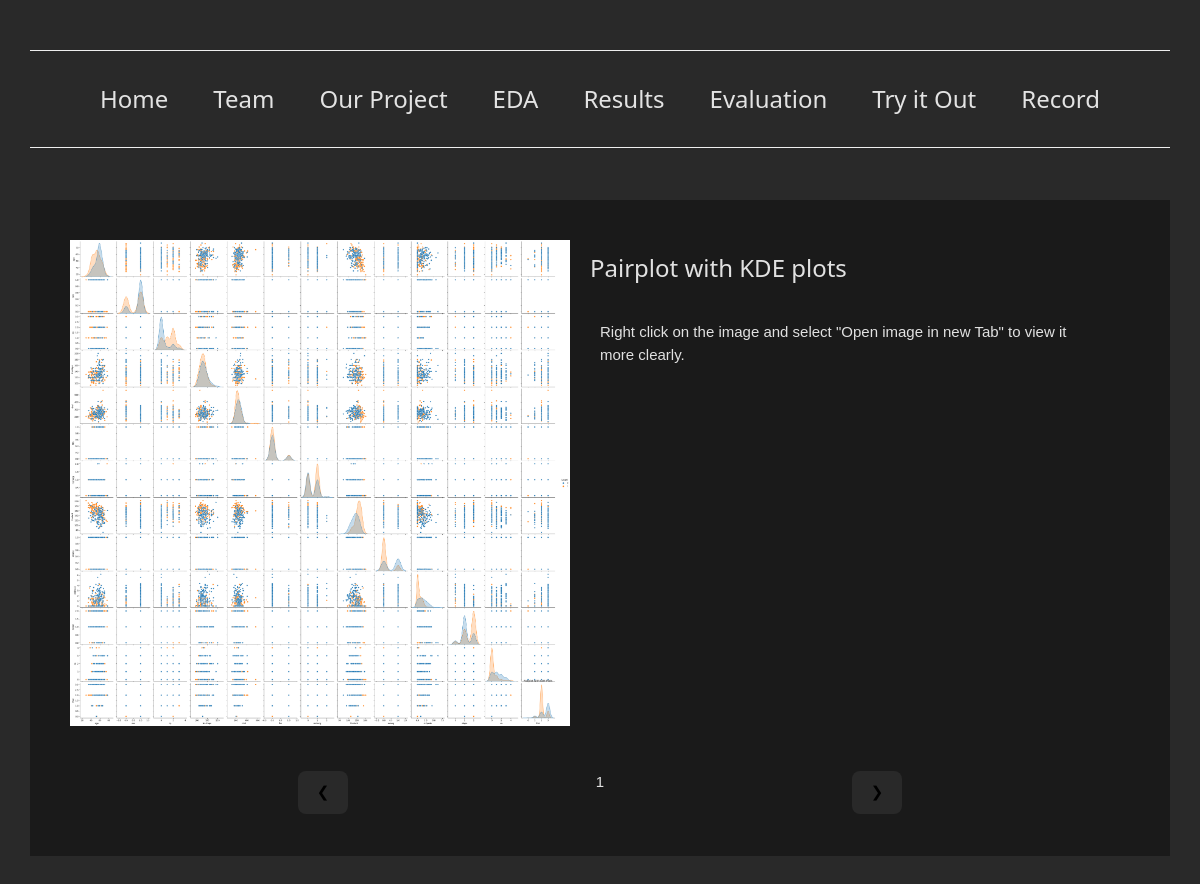
The app's page /eda/ with its own data.
### ml_classifier/models.py (models this page shows, shortened)
class Info(models.Model):
    CATEGORY_TYPE = (
        ('ml', 'Machine Learning'),
        ('eda', 'Visualization'),
        ('eval', 'Evaluation'),
    )
    id = models.UUIDField(default=uuid.uuid4, unique=True, primary_key=True, editable=False)
    name = models.CharField(max_length=100)
    caption = models.CharField(max_length=100)
    description = models.TextField(max_length=2000, null=True, blank=True)
    image = models.ImageField(max_length=200)
    category = models.CharField(max_length=100, choices=CATEGORY_TYPE)

### ml_classifier/views.py (the view)
# urls.py: path("eda/", views.view_eda, name="eda"),
def view_eda(request):
    context = {}
    try:
        info = Info.objects.filter(category="eda")
        context = {"info": info}
    except Exception as err:
        print("Error", err)
    return render(request, "ml_classifier/results.html", context)

### ml_classifier/templates/ml_classifier/results.html (shortened to what this page needs)
{% extends "index.html" %}
{% load static %}
{% block content %}
<div class="slideshow-container">
  {% for i in info %}
    <div class="mySlides fade">
    <div class="image-desc">
      <img src="{% static i.image.url %}" alt="{{i.name}}">
      <div class="image-content">
        <h3>{{i.caption}}</h3>
        <p style="white-space: pre-line">{{i.description}}</p>
      </div>
    </div>
  </div>
  {% endfor %}
  <div class="arr-buttons">
    <button class="prev" onclick="plusSlides(-1)">&#10094;</button>
    <div id="numbertext"></div>
    <button class="next" onclick="plusSlides(1)">&#10095;</buttin>
  </div>
</div>
<br>
{% endblock content %}

### static/styles/index.css (style rules this page uses)
:root { font-family: Inter, system-ui, Avenir, Helvetica, Arial, sans-serif; line-height: 1.5; font-weight: 400; max-width: 1280px; margin: 0 auto; padding: 2rem; text-align: center; color-scheme: light dark; color: rgba(255, 255, 255, 0.87); background-color: #292929; font-synthesis: none; text-rendering: optimizeLegibility; -webkit-font-smoothing: antialiased; -moz-osx-font-smoothing: grayscale; }
button { border-radius: 8px; border: 1px solid transparent; padding: 0.6em 1.2em; margin-bottom: 20px; font-size: 1em; font-weight: 500; font-family: inherit; background-color: #292929; cursor: pointer; transition: border-color 0.25s; }
.image-desc > img { height: auto; width: 500px; }
.image-desc { display: flex; flex-direction: row; justify-content: space-evenly; margin: 20px; }
.image-content > p { text-align: left; padding: 10px; font-size: 1rem; }
.image-content { display: flex; flex-direction: column; text-align: left; margin: 0 20px; }
.arr-buttons { display: flex; flex-direction: row; justify-content: space-evenly; padding-top: 25px; }

### static/styles/w3.css (style rules this page uses)
html { box-sizing:border-box }
*,*:before,*:after { box-sizing:inherit }
html { -ms-text-size-adjust:100%;-webkit-text-size-adjust:100% }
body { margin:0 }
img { border-style:none }
button,input,select,textarea,optgroup { font:inherit;margin:0 }
button,input { overflow:visible }
button,select { text-transform:none }
button,[type=button],[type=reset],[type=submit] { -webkit-appearance:button }
html,body { font-family:Verdana,sans-serif;font-size:15px;line-height:1.5 }
html { overflow-x:hidden }
h3 { font-size:24px }
h1,h2,h3,h4,h5,h6 { font-family:"Segoe UI",Arial,sans-serif;font-weight:400;margin:10px 0 }
img { vertical-align:middle }

### records on screen
Info: image+name (picture), caption "Pairplot with KDE plots", description "Right click on the image and select \"Open image in new Tab\" to view it more clearly."
